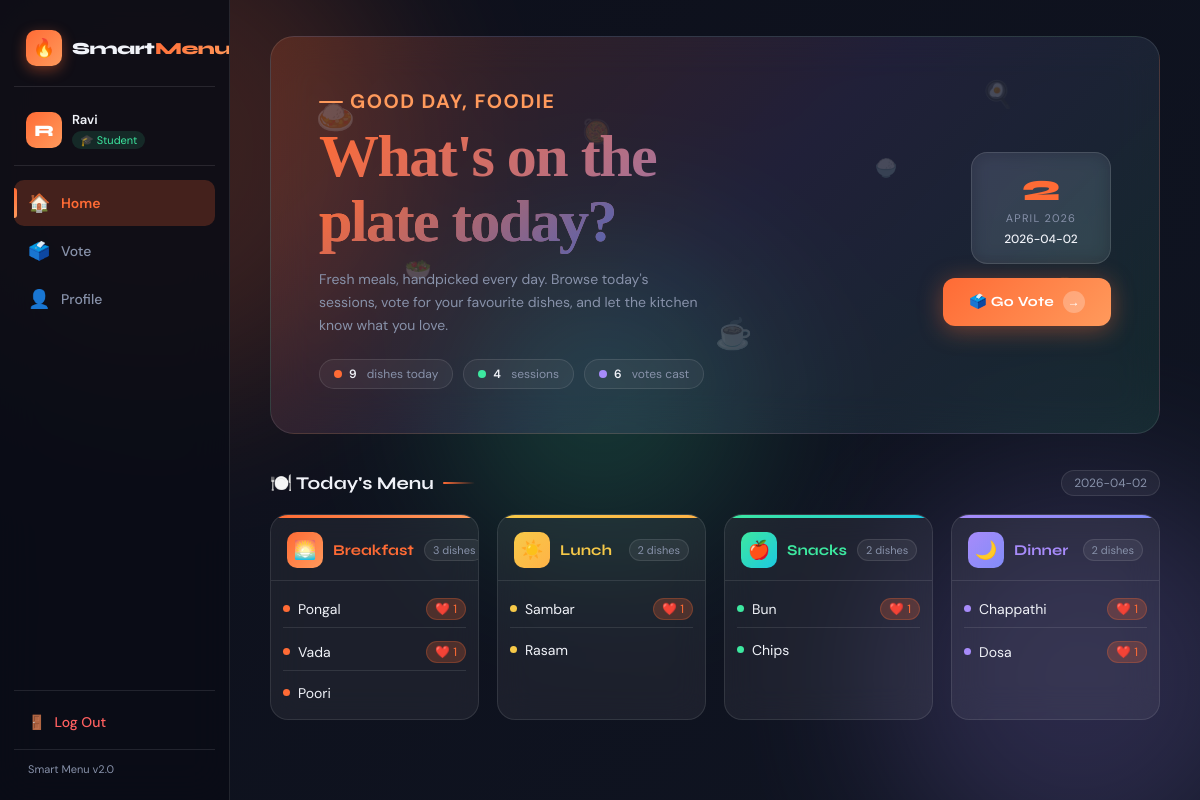
/home (signed in), run on the app's committed database.
### tables this page shows
CREATE TABLE menu (
                id      INTEGER PRIMARY KEY AUTOINCREMENT,
                date    TEXT NOT NULL,
                session TEXT NOT NULL,
                UNIQUE(date, session)
            );

CREATE TABLE dish (
                id        INTEGER PRIMARY KEY AUTOINCREMENT,
                menu_id   INTEGER NOT NULL REFERENCES menu(id) ON DELETE CASCADE,
                dish_name TEXT NOT NULL,
                UNIQUE(menu_id, dish_name)
            );

### app.py (the view)
@app.route("/home")
@login_required
def home():
    today    = date.today().isoformat()
    menu     = get_menu_for_date(today)
    has_menu = any(menu[s] for s in SESSIONS)
    return render_template("home.html", menu=menu, sessions=SESSIONS,
                           icons=SESSION_ICONS, today=today, has_menu=has_menu)

### app.py (called while the page is built)
def get_db():
    conn = sqlite3.connect(DB)
    conn.row_factory = sqlite3.Row
    conn.execute("PRAGMA foreign_keys = ON")
    return conn

def login_required(f):
    @functools.wraps(f)
    def d(*a, **kw):
        if "user_id" not in session:
            flash("Please log in to continue.", "warning")
            return redirect(url_for("login", next=request.path))
        return f(*a, **kw)
    return d

def get_menu_for_date(target_date):
    with get_db() as conn:
        rows = conn.execute("""
            SELECT m.session, d.id AS dish_id, d.dish_name,
                   COUNT(v.id) AS votes
            FROM   menu m
            JOIN   dish d  ON d.menu_id = m.id
            LEFT JOIN vote v ON v.dish_id = d.id
            WHERE  m.date = ?
            GROUP  BY d.id
            ORDER  BY m.session, votes DESC, d.dish_name
        """, (target_date,)).fetchall()
    result = {s: [] for s in SESSIONS}
    for r in rows:
        result[r["session"]].append({
            "id": r["dish_id"], "dish_name": r["dish_name"], "votes": r["votes"]
        })
    return result

### templates/home.html (shortened to what this page needs)
{% extends "base.html" %}
{% block content %}
<section class="hero">
  <div class="hero-floats">
    <span>🍛</span><span>🥗</span><span>🍳</span>
    <span>🥞</span><span>☕</span><span>🍚</span><span>🥘</span>
  </div>
  <div class="hero-inner">
    <div class="hero-left">
      <div class="hero-greeting"><h2>Good day, foodie</h2></div>
      <h1 class="hero-title">
        What's on the<br>
        <span class="hl">plate today?</span>
      </h1>
      <p class="hero-sub">
        Fresh meals, handpicked every day. Browse today's sessions,
        vote for your favourite dishes, and let the kitchen know what you love.
      </p>
      {% set total_dishes = namespace(n=0) %}
      {% set total_votes  = namespace(n=0) %}
      {% for s in sessions %}
        {% set total_dishes.n = total_dishes.n + menu[s]|length %}
        {% for d in menu[s] %}{% set total_votes.n = total_votes.n + d.votes %}{% endfor %}
      {% endfor %}
      <div class="hero-stats">
        <div class="stat-pill">
          <span class="stat-dot" style="background:var(--c-orange)"></span>
          <strong>{{ total_dishes.n }}</strong>&nbsp;dishes today
        </div>
        <div class="stat-pill">
          <span class="stat-dot" style="background:var(--c-green)"></span>
          <strong>4</strong>&nbsp;sessions
        </div>
        {% if total_votes.n %}
        <div class="stat-pill">
          <span class="stat-dot" style="background:var(--c-purple)"></span>
          <strong>{{ total_votes.n }}</strong>&nbsp;votes cast
        </div>
        {% endif %}
      </div>
    </div>
    <div class="hero-right">
      <div class="hero-date-card">
        <div class="hero-date-day" id="heroDay">--</div>
        <div class="hero-date-label" id="heroMonth">Loading</div>
        <div class="hero-date-full">{{ today }}</div>
      </div>
      <a href="{{ url_for('vote_page') }}" class="hero-vote-btn">
        🗳️ Go Vote <span class="btn-arrow">→</span>
      </a>
    </div>
  </div>
</section>
{% if has_menu %}
<div class="section-header">
  <h2 class="section-title">🍽️ Today's Menu</h2>
  <span class="section-badge">{{ today }}</span>
</div>
<div class="session-grid">
  {% set colors = {'breakfast':'orange','lunch':'yellow','snacks':'green','dinner':'purple'} %}
  {% for session in sessions %}
  {% if menu[session] %}
  <div class="session-card color-{{ colors[session] }}">
    <div class="session-header">
      <div class="session-icon-wrap"><span class="session-icon">{{ icons[session] }}</span></div>
      <h3 class="session-title">{{ session|capitalize }}</h3>
      <span class="dish-count">{{ menu[session]|length }} dishes</span>
    </div>
    <ul class="home-dish-list">
      {% for dish in menu[session] %}
      <li class="home-dish-item">
        <span class="dish-dot"></span>
        <span>{{ dish.dish_name }}</span>
        {% if dish.votes %}<span class="vote-pill">❤️ {{ dish.votes }}</span>{% endif %}
      </li>
      {% endfor %}
    </ul>
  </div>
  {% endif %}
  {% endfor %}
</div>
{% endif %}
{% endblock %}

### static/css/style.css (style rules this page uses)
*, *::before, *::after { box-sizing: border-box; margin: 0; padding: 0; }
:root { --bg-from: #0d0f1a; --bg-to: #111827; --glass: rgba(255,255,255,0.06); --glass-hov: rgba(255,255,255,0.10); --glass-bdr: rgba(255,255,255,0.10); --text: #f0f2f8; --muted: #8892aa; --surface: rgba(255,255,255,0.05); --accent: #ff6b35; --accent2: #ff9a5c; --glow: rgba(255,107,53,0.22); --c-orange: #ff6b35; --c-yellow: #f7c948; --c-green: #3de8a0; --c-purple: #a78bfa; --sidebar-w: 230px; --sidebar-bg: rgba(10,12,22,0.85); --t: 0.22s ease; }
html { scroll-behavior: smooth; }
body { font-family: 'DM Sans', sans-serif; background: var(--bg-from); color: var(--text); min-height: 100vh; display: flex; overflow-x: hidden; position: relative; }
.session-grid { display: grid; grid-template-columns: repeat(4, 1fr); gap: 18px; margin-bottom: 28px; }
.session-card { background: var(--glass); backdrop-filter: blur(16px); -webkit-backdrop-filter: blur(16px); border: 1px solid var(--glass-bdr); border-radius: 18px; overflow: hidden; display: flex; flex-direction: column; transition: transform var(--t), box-shadow var(--t), border-color var(--t); }
.session-card::before { content: ''; display: block; height: 3px; width: 100%; }
.color-orange::before { background: linear-gradient(90deg, #ff6b35, #ff9a5c); }
.color-yellow::before { background: linear-gradient(90deg, #f7c948, #ffb347); }
.color-green::before { background: linear-gradient(90deg, #3de8a0, #1cc8e1); }
.color-purple::before { background: linear-gradient(90deg, #a78bfa, #818cf8); }
.session-header { display: flex; align-items: center; gap: 10px; padding: 14px 16px 12px; border-bottom: 1px solid var(--glass-bdr); }
.session-icon-wrap { width: 36px; height: 36px; border-radius: 10px; display: flex; align-items: center; justify-content: center; flex-shrink: 0; font-size: 18px; }
.color-orange .session-icon-wrap { background: linear-gradient(135deg,#ff6b35,#ff9a5c); }
.color-yellow .session-icon-wrap { background: linear-gradient(135deg,#f7c948,#ffb347); }
.color-green .session-icon-wrap { background: linear-gradient(135deg,#3de8a0,#1cc8e1); }
.color-purple .session-icon-wrap { background: linear-gradient(135deg,#a78bfa,#818cf8); }
.session-title { font-family: 'Syne', sans-serif; font-size: 15px; font-weight: 700; flex: 1; }
.color-orange .session-title { color: var(--c-orange); }
.color-yellow .session-title { color: var(--c-yellow); }
.color-green .session-title { color: var(--c-green); }
.color-purple .session-title { color: var(--c-purple); }
.dish-count { font-size: 11px; color: var(--muted); white-space: nowrap; background: var(--glass); padding: 3px 8px; border-radius: 20px; border: 1px solid var(--glass-bdr); }
.dish-dot { width: 7px; height: 7px; border-radius: 50%; flex-shrink: 0; }
.color-orange .dish-dot { background: var(--c-orange); }
.color-yellow .dish-dot { background: var(--c-yellow); }
.color-green .dish-dot { background: var(--c-green); }
.color-purple .dish-dot { background: var(--c-purple); }
.home-dish-list { list-style: none; padding: 10px 12px; display: flex; flex-direction: column; gap: 6px; }
.home-dish-item { display: flex; align-items: center; gap: 8px; font-size: 14px; padding: 7px 0; border-bottom: 1px solid var(--glass-bdr); }
.home-dish-item:last-child { border-bottom: none; }
.vote-pill { margin-left: auto; font-size: 12px; background: var(--glow); color: var(--accent); padding: 2px 8px; border-radius: 20px; border: 1px solid rgba(255,107,53,.25); }

### data on the page
menu: icons "🌅", session "Breakfast", menu "3"
dish: dish_name "Pongal", votes "1"
dish: dish_name "Vada", votes "1"
dish: dish_name "Poori"
menu: icons "☀️", session "Lunch", menu "2"
dish: dish_name "Sambar", votes "1"
dish: dish_name "Rasam"
menu: icons "🍎", session "Snacks", menu "2"
dish: dish_name "Bun", votes "1"
dish: dish_name "Chips"
menu: icons "🌙", session "Dinner", menu "2"
dish: dish_name "Chappathi", votes "1"
dish: dish_name "Dosa", votes "1"

### other printed values
{{ session.user_name[0]|upper }} "R"
{{ session.user_name }} "Ravi"
{{ total_dishes.n }} "9"
{{ total_votes.n }} "6"
